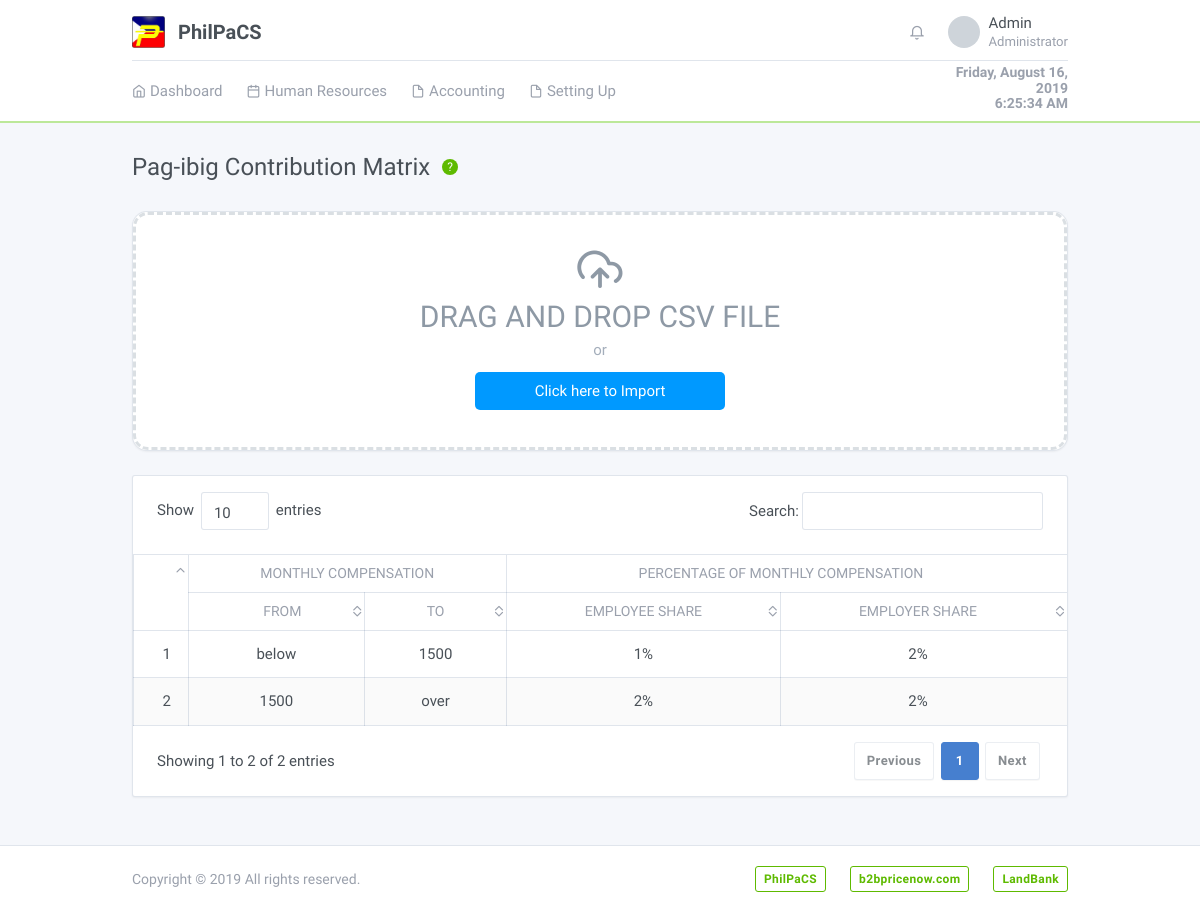
The app's page /system/contribution.pagibig.php (signed in) with its own data.
### tables this page shows
CREATE TABLE `pagibigmatrixtbl` (
  `pagibigMatrixID` int(11) NOT NULL AUTO_INCREMENT,
  `monthlyCompensationFrom` varchar(50) NOT NULL,
  `monthlyCompensationTo` varchar(50) NOT NULL,
  `employeeShare` varchar(50) NOT NULL,
  `employerShare` varchar(50) NOT NULL,
  PRIMARY KEY (`pagibigMatrixID`)
);

### models/Config.php (called while the page is built, shortened)
<?php
require_once 'Database.php';
class Config extends Database {
	protected $conn;
	public function __construct() {
		$database = new Database();
		$this->conn = $database->db_connection();
	}
	public function runQuery($sql) {
		$stmt = $this->conn->prepare($sql);
		return $stmt;
	}
}

### models/Database.php (called while the page is built, shortened)
<?php
class Database {
	private $host = "localhost";
	private $dbname = "philpacs";
	private $username = "root";
	private $password = "";
	public function db_connection(){
		try {
			$this->conn = new PDO("mysql:host=" . $this->host . ";dbname=" . $this->dbname, $this->username, $this->password);
			$this->conn->setAttribute(PDO::ATTR_ERRMODE, PDO::ERRMODE_EXCEPTION);
			return $this->conn;
		} catch (PDOException $e) {
			echo "Connection Error: " . $e->getMessage();
		}
	}
}

### system/contribution.pagibig.php (the view, shortened to what this page needs)
<?php
    require_once '../models/Config.php';
    $config = new Config();
    $config->isnot_loggedin();
?>
<!DOCTYPE html>
<html lang="en" dir="ltr">
  <head>
    <link rel="stylesheet" href="https://maxcdn.bootstrapcdn.com/font-awesome/4.7.0/css/font-awesome.min.css">
    <?php include '../includes/plugins.php'; ?>
    <link rel="stylesheet" type="text/css" href="../assets/css/style.css" />
  </head>
  <body class="">
        <div class="page">
          <div class="flex-fill">
            <?php include '../includes/header.php'; ?>
            <div class="my-3 my-md-5">
              <div class="container">
                  <div class="page-header">
                    <h1 class="page-title">
                      Pag-ibig Contribution Matrix
                    </h1>
                    <span class="align-self-center ml-3" data-toggle="tooltip" data-placement="top" title="Help">
                      <span class="form-help bg-green text-white" data-toggle="popover" data-placement="bottom" data-content="<p>Download the SSS Matrix Format Excel Sheet.<p>
                        <p><a class='btn-link' href='../downloads/Format - SSS Contribution.xlsx' download='SSS_Contribution_Sheet'>SSS Matrix Format Excel Sheet</p>">?</span>
                    </span>
                  </div>
                  <div class="dimmer active">
                    <div id="dimmer-content">
                      <div class="card" style="height: 30vh; border-radius: 15px;">
                        <div class="card-body">
                          <div class="wrapper">
                            <div class="drop">
                              <div class="cont text-center">
                                <i class="fe fe-upload-cloud"></i>
                                <div class="tit">
                                  Drag and Drop CSV File
                                </div>
                                <div class="desc">or</div>
                                <div class="browse">
                                  Click here to Import
                                </div>
                              </div>
                            </div>
                          </div>
                        </div>
                      </div>
                    </div>
                  </div>
                  <div class="row row-cards">
                    <div class="col-lg-12">
                      <div class="card">
                        <div class="dimmer active">
                          <div id='archive-dimmer-content'>
                          <div class="table-responsive">
                            <table class="table card-table table-vcenter table-hover text-center table-bordered table-striped text-nowrap datatable" id="pagibigContributionTable">
                              <thead>
                                <tr>
                                    <th rowspan="2"></th>
                                    <th colspan="2">Monthly Compensation</th>
                                    <th colspan="2">Percentage of Monthly Compensation</th>
                                </tr>
                                <tr>
                                    <th>From</th>
                                    <th>To</th>
                                    <th>Employee Share</th>
                                    <th>Employer Share</th>
                                </tr>
                              </thead>
                              <tbody>
                                  <?php
                                      try {
                                          $stmt = $config->runQuery("SELECT * FROM pagibigmatrixtbl");
                                          $stmt->execute();
                                          while ($row = $stmt->fetch(PDO::FETCH_ASSOC)) {
                                              ?>
                                              <tr>
                                                  <td><?=$row['pagibigMatrixID'];?></td>
                                                  <td><?=$row['monthlyCompensationFrom'];?></td>
                                                  <td><?=$row['monthlyCompensationTo'];?></td>
                                                  <td><?=$row['employeeShare'];?></td>
                                                  <td><?=$row['employerShare'];?></td>
                                              </tr>
                                              <?php
                                          }
                                      } catch (PDOException $e) {
                                          echo "Connection Error: " . $e->getMessage();
                                      }
                                  ?>
                              </tbody>
                            </table>
                          </div>
                        </div>
                      </div>
                    </div>
                  </div>
              </div>
            </div>
          </div>
        </div>
        <?php include '../includes/footer.php'; ?>
  </body>
</html>

### assets/css/style.css (style rules this page uses)
.wrapper { width: 100%; height: 100%; }
.drop { width: 100%; height: 100%; border: 3px dashed #DADFE3; border-radius: 15px; overflow: hidden; text-align: center; background: white; -webkit-transition: all 0.5s ease-out; -moz-transition: all 0.5s ease-out; transition: all 0.5s ease-out; margin: auto; position: absolute; top: 0; left: 0; bottom: 0; right: 0; }
.drop .cont { width: 500px; height: 170px; color: #8E99A5; -webkit-transition: all 0.5s ease-out; -moz-transition: all 0.5s ease-out; transition: all 0.5s ease-out; margin: auto; position: absolute; top: 0; left: 0; bottom: 0; right: 0; }
.drop .cont i { font-size: 300%; color: #8E99A5; position: relative; }
.drop .cont .tit { font-size: 200%; text-transform: uppercase; }
.drop .cont .desc { color: #A4AEBB; }
.drop .cont .browse { margin: 10px 25%; color: white; padding: 8px 16px; border-radius: 5px; background: #09f; }

### records on screen
pagibigmatrixtbl: pagibigMatrixID "1", monthlyCompensationFrom "below", monthlyCompensationTo "1500", employeeShare "1%", employerShare "2%"
pagibigmatrixtbl: pagibigMatrixID "2", monthlyCompensationFrom "1500", monthlyCompensationTo "over", employeeShare "2%", employerShare "2%"

### other values on screen
$display['username'] "Admin"
$display['accountType'] "Administrator"
